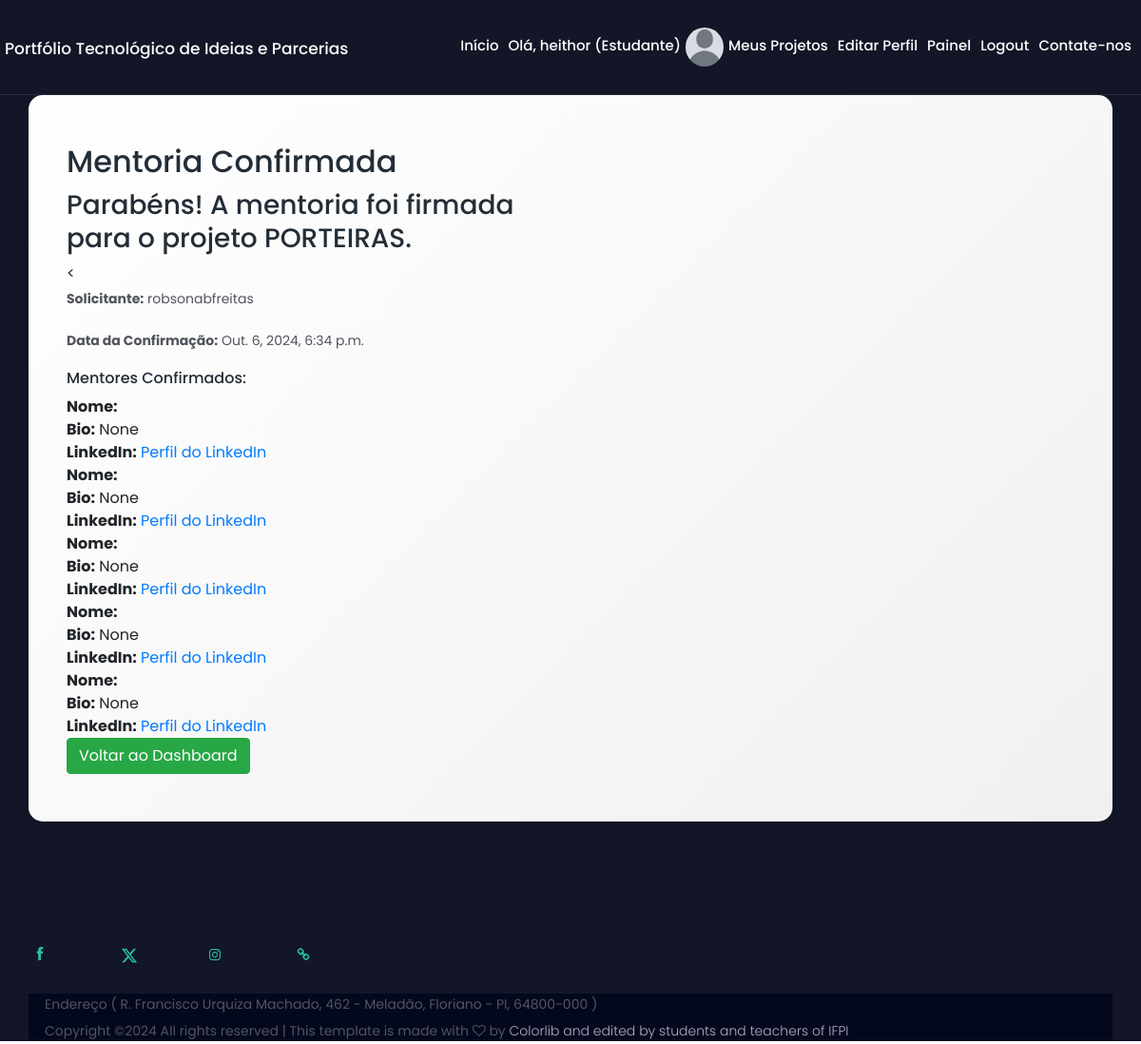
/mentoria/confirmada/1/ (signed in), run on the app's committed database.
### cadastro/models.py (models this page shows, shortened)
class UserProfile(models.Model):
    USER_TYPES = (
        ('pesquisador', 'Pesquisador'),
        ('estudante', 'Estudante'),
        ('empresa', 'Empresa'),
        ('instituicao', 'Instituição'),
    )
    user = models.OneToOneField(User, on_delete=models.CASCADE)
    nome = models.CharField(max_length=300)
    user_type = models.CharField(max_length=50, choices=USER_TYPES)
    bio = models.TextField(null=True, blank=True)
    institution_name = models.CharField(max_length=255, null=True, blank=True)
    website = models.URLField(null=True, blank=True)
    linkedin = models.URLField(null=True, blank=True)
    avatar = models.ImageField(upload_to='avatars/', blank=True, null=True)

class MentorshipRequest(models.Model):
    project = models.ForeignKey(Project, on_delete=models.CASCADE, related_name='mentorship_requests')
    message = models.TextField()
    is_accepted = models.BooleanField(default=False)
    created_at = models.DateTimeField(auto_now_add=True)

class Project(models.Model):
    STAGE_CHOICES = (
        ('ideia', 'Ideia'),
        ('em_progresso', 'Em Progresso'),
        ('completo', 'Completo'),
    )
    STATUS_CHOICES = (
        ('ativo', 'Ativo'),
        ('inativo', 'Inativo'),
        ('concluido', 'Concluído'),
    )
    location_state = models.ForeignKey('Estado', on_delete=models.SET_NULL, null=True)
    location_city = models.ForeignKey('Cidade', on_delete=models.SET_NULL, null=True)
    needs = models.ManyToManyField('Need', related_name='projects', blank=True)
    owner = models.ForeignKey(UserProfile, on_delete=models.CASCADE, related_name='projects')
    title = models.CharField(max_length=255)
    description = models.TextField()
    stage = models.CharField(max_length=50, choices=STAGE_CHOICES)
    status = models.CharField(max_length=50, choices=STATUS_CHOICES, default='ativo')
    category = models.ForeignKey(TechnologyCategory, on_delete=models.SET_NULL, null=True)
    institution = models.CharField(max_length=255, null=True, blank=True)
    start_date = models.DateField(null=True, blank=True)
    end_date = models.DateField(null=True, blank=True)
    funding_required = models.BooleanField(default=False)
    goals = models.TextField(null=True, blank=True)
    resources_needed = models.TextField(null=True, blank=True)
    collaborators = models.ManyToManyField(UserProfile, related_name='collaborations', blank=True)
    date_created = models.DateTimeField(auto_now_add=True)
    date_updated = models.DateTimeField(auto_now=True)
    keywords = models.TextField(null=True, blank=True)

class MentorInterested(models.Model):
    mentorship_request = models.ForeignKey(MentorshipRequest, on_delete=models.CASCADE, related_name='interested_mentors')
    mentor = models.ForeignKey(UserProfile, on_delete=models.CASCADE, related_name='interested_requests')

### cadastro/views.py (the view)
# urls.py: path('mentoria/confirmada/<int:mentorship_request_id>/', MentoriaConfirmadaView.as_view(), name='mentoria_confirmada'),
class MentoriaConfirmadaView(LoginRequiredMixin, View):
    template_name = 'mentoria_confirmada.html'
    def get(self, request, mentorship_request_id):
        mentorship_request = get_object_or_404(MentorshipRequest, id=mentorship_request_id)
        mentores_confirmados = MentorInterested.objects.filter(mentorship_request=mentorship_request)
        context = {
            'mentorship_request': mentorship_request,
            'mentores_confirmados': mentores_confirmados,
        }
        return render(request, self.template_name, context)

### cadastro/templates/mentoria_confirmada.html (shortened to what this page needs)
{% extends 'base.html' %}
{% block content %}
<div class="fancy-bg-dark section-padding-100">
<div class="container fancy-bg-white">
            <div class="row">
                <div class="col-12 col-md-6">
        <h2>Mentoria Confirmada</h2>
        <div class="mentorship-confirmation">
            <h3>Parabéns! A mentoria foi firmada para o projeto {{ mentorship_request.project.title }}.</h3>
            <<p><strong>Solicitante:</strong> {{ mentorship_request.project.owner.user.username }}</p>
            <p><strong>Data da Confirmação:</strong> {{ mentorship_request.created_at }}</p>
            <h6>Mentores Confirmados:</h6>
            <ul>
                {% for mentor in mentores_confirmados %}
                    <li>
                        <strong>Nome:</strong> {{ mentor.mentor.user.get_full_name }} <br>
                        <strong>Bio:</strong> {{ mentor.mentor.bio }} <br>
                        <strong>LinkedIn:</strong> <a href="{{ mentor.mentor.linkedin }}" target="_blank">Perfil do LinkedIn</a>
                    </li>
                {% empty %}
                    <li>Nenhum mentor confirmado.</li>
                {% endfor %}
            </ul>
        </div>
        <a href="{% url 'dashboard' %}" class="btn btn-success">Voltar ao Dashboard</a>
    </div>
</div>
</div>
</div>
{% endblock %}

### cadastro/templates/base.html (shortened to what this page needs)
<!DOCTYPE html>
<html lang="pt-br">
<head>
    {% load static %}
<link href="https://cdn.jsdelivr.net/npm/bootstrap@5.1.3/dist/css/bootstrap.min.css" rel="stylesheet"
>
    <link rel="stylesheet" href="{%static 'style.css'%}">
    <link rel="stylesheet" href="{%static 'css/responsive/responsive.css'%}">
</head>
<body>
    <header class="header_area" id="header">
    <div class="container-fluid h-100">
        <div class="row h-100">
            <div class="col-12 h-100">
                <nav class="h-100 navbar navbar-expand-lg align-items-center">
                    <a class="navbar-brand" href="{% url 'home' %}">Portfólio Tecnológico de Ideias e Parcerias</a>
                    <div class="collapse navbar-collapse" id="fancyNav">
                        <ul class="navbar-nav ml-auto">
                            <li class="nav-item active">
                                <a class="nav-link" href="{% url 'home' %}">Início<span class="sr-only">(current)</span></a>
                            </li>
                            {% if user.is_authenticated %}
                                <li class="nav-item">
                                    <a class="nav-link" href="{% url 'user-profile' user.username %}">
                                        Olá, {{ user.username }} ({{ user.userprofile.user_type|capfirst }})
                                    </a>
                                </li>
                                <li class="nav-item">
                                    {% if user.userprofile.avatar %}
                                        <img src="{{ user.userprofile.avatar.url }}" alt="Foto de {{ user.username }}" class="rounded-circle" width="40" height="40">
                                    {% else %}
                                    <img src="{% static 'img/avatar.png' %}" alt="Sem foto" class="rounded-circle" width="40" height="40">
                                    {% endif %}
                                </li>
                                <li class="nav-item">
                                    <a class="nav-link" href="{% url 'project-list' %}">Meus Projetos</a>
                                </li>
                                <li class="nav-item">
                                    <a class="nav-link" href="{% url 'edit_profile' %}">Editar Perfil</a>
                                </li>
                                    <li class="nav-item">
                                        <a class="nav-link" href="{% url 'dashboard' %}">Painel</a>
                                    </li>
                                <li class="nav-item">
                                    <a class="nav-link" href="{% url 'logout' %}">Logout</a>
                                </li>
                            {% endif %}
                            <li class="nav-item">
                                <a class="nav-link" href="{% url 'contact' %}">Contate-nos</a>
                            </li>
                        </ul>
                    </div>
                </nav>
            </div>
        </div>
    </div>
</header>
{% block content %}
    {% endblock %}
                    <footer class="fancy-footer-area fancy-bg-dark">
                        <div class="footer-content section-padding-50   -50">
                            <div class="container">
                                <div class="row">
                                    <div class="col-12 col-sm-6 col-lg-4">
                                        <div class="single-footer-widget">
                                            <div class="footer-social-widegt d-flex align-items-center">
                                                    <a href="https://www.facebook.com/ifpiaui/">
                                                    <i class="ti-facebook"></i>
                                                    </a>
                                                    <a href="https://twitter.com/ifpiaui">
                                                    <svg xmlns="http://www.w3.org/2000/svg" width="16" height="16" fill="currentColor" class="bi bi-twitter-x" viewBox="0 0 16 16">
  <path d="M12.6.75h2.454l-5.36 6.142L16 15.25h-4.937l-3.867-5.07-4.425 5.07H.316l5.733-6.57L0 .75h5.063l3.495 4.633L12.601.75Zm-.86 13.028h1.36L4.323 2.145H2.865z"/>
</svg>
                                                    </a>
                                                    <a href="https://www.instagram.com/ifpiaui/">
                                                    <i class="fa fa-instagram"></i>
                                                	</a>
                                                    <a href="https://www.ifpi.edu.br/">
                                                    <i class="fa fa-link"></i>
                                                </a>
                                            </div>
                                        </div>
                                    </div>
        <div class="footer-copywrite-area">
            <div class="container h-100">
                <div class="row h-100">
                    <div class="col-12 h-100">
                        <div class="copywrite-content h-100 d-flex align-items-center justify-content-between">
                            <div class="copywrite-text">
                                <p>Endereço ( R. Francisco Urquiza Machado, 462 - Meladão, Floriano - PI, 64800-000 )</p>
                                <p>
                                    Copyright &copy;<script>document.write(new Date().getFullYear());</script> All rights reserved | This template is made with <i class="fa fa-heart-o" aria-hidden="true"></i> by <a href="https://colorlib.com" target="_blank">Colorlib and edited by students and teachers of IFPI</a>
                                    </p>
                            </div>
                        </div>
                    </div>
                </div>
            </div>
        </div>
    </div>
</div>
</div>
    </footer>
</body>
</html>

### cadastro/static/style.css (style rules this page uses)
*, ul, li { margin: 0; padding: 0; }
body { font-family: 'Poppins', sans-serif; position: relative; z-index: auto; }
h1, h2, h3, h4, h5, h6 { font-family: 'Poppins', sans-serif; font-weight: 500; color: #232d37; line-height: 1.25; }
p { font-family: 'Poppins', sans-serif; color: #51545f; font-size: 14px; line-height: 2; font-weight: 400; }
img { max-width: 100%; height: auto; }
a, a:hover, a:focus, a:active { font-family: 'Poppins', sans-serif; text-decoration: none; transition-duration: 0ms; outline: none; }
li { list-style: none; }
.section-padding-100 { padding-top: 100px; padding-bottom: 100px; }
.fancy-bg-dark { background-color: #131627!important; }
.fancy-bg-white { background: linear-gradient(135deg, #ffffff, #f0f0f0); padding: 50px; border-radius: 15px; box-shadow: 0 4px 8px rgba(0, 0, 0, 0.1); }
.header_area { background-color: transparent; position: fixed; width: 100%; z-index: 90; height: 100px; top: 0; left: 0; padding: 0 0; border-bottom: 1px solid rgba(255, 255, 255, 0.1); -webkit-transition-duration: 500ms; transition-duration: 500ms; }
.header_area .navbar-brand { padding: 0; margin-top: 5px; font-size: 17px; color: #fff; font-weight: 500; }
.header_area .navbar { padding: 0; }
.navbar-expand-lg .navbar-nav .nav-link { padding-right: 5px; padding-left: 5px; color: #fff; font-size: 15px; font-weight: 500; }
.single-footer-widget { margin-bottom: 30px; }
.footer-social-widegt { margin-top: 30px; }
.footer-social-widegt > a { color: #2bc0a4; font-size: 14px; -webkit-box-flex: 1; -ms-flex: 1; flex: 1; }
.footer-copywrite-area { background-color: #04081d; height: 50px; }
.copywrite-text p { margin: 0; }
.copywrite-text p > a { font-weight: 300; color: #b5aec4; }

### data on the page
MentorshipRequest: project "PORTEIRAS", project.owner.user.username "robsonabfreitas", created_at "Out. 6, 2024, 6:34 p.m."
MentorInterested: mentor.bio "None"
MentorInterested: mentor.bio "None"
MentorInterested: mentor.bio "None"
MentorInterested: mentor.bio "None"
MentorInterested: mentor.bio "None"

### other printed values
{{ user.username }} "heithor"
{{ user.userprofile.user_type|capfirst }} "Estudante"
